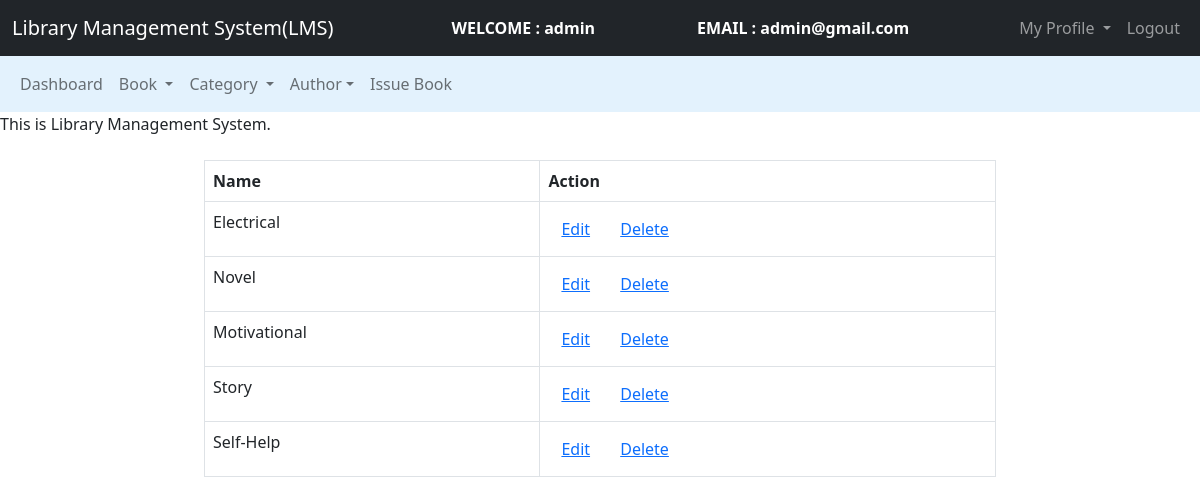
The app's page /Admin/Category/manage_cat.php (signed in) with its own data.
### tables this page shows
CREATE TABLE `category` (
  `cat_id` int(11) NOT NULL,
  `cat_name` varchar(100) NOT NULL
);

### Admin/Category/manage_cat.php (the view, shortened to what this page needs)
<!DOCTYPE html>
<html>
<head>
    <link href="https://cdn.jsdelivr.net/npm/bootstrap@5.0.0-beta2/dist/css/bootstrap.min.css" rel="stylesheet">
</head>
<body>
<nav class="navbar navbar-expand-lg navbar-dark bg-dark">
        <div class="container-fluid">
            <div class="navbar-header">
                <a class="navbar-brand" href="../admin_dashboard.php">Library Management System(LMS)</a>
            </div>
            <font style="color: white">
                <span>
                    <strong>
                        WELCOME : <?php echo $_SESSION['name']; ?></strong>
                </span>
            </font>
            <font style="color: white">
                <span>
                    <strong>
                        EMAIL : <?php echo $_SESSION['email']; ?></strong>
                </span>
            </font>
            <ul class="nav navbar-nav navbar-right">
                <li class="nav-item dropdown">
                    <a class="nav-link dropdown-toggle" data-toggle="dropdown">
                        My Profile
                    </a>
                </li>
                <li class="nav-item"><a class="nav-link" href="../../logout.php">
                        Logout
                    </a></li>
            </ul>
        </div>
    </nav>
    <nav class="navbar navbar-expand-lg navbar-light" style="background-color: #e3f2fd">
        <div class="container-fluid">
            <ul class="nav navbar-nav navbar-center">
                <li class="nav-item">
                    <a href="../admin_dashboard.php" class="nav-link">
                        Dashboard
                    </a>
                </li>
                <li class="nav-item dropdown ">
                    <a class="nav-link dropdown-toggle" data-toggle="dropdown"> Book </a>
                </li>
                <li class="nav-item dropdown ">
                    <a class="nav-link dropdown-toggle" data-toggle="dropdown"> Category </a>
                </li>
                <li class="nav-item dropdown ">
                    <a class="nav-link dropdown-toggle" data-toggle="dropdown"> Author</a>
                </li>
                <li class="nav-item">
                    <a href="../Book/issue_book.php" class="nav-link">
                        Issue Book</a>
                </li>
            </ul>
        </div>
    </nav>
    <span>
        <marquee> This is Library Management System. </marquee>
    </span><br>
    <div class="row">
		<div class="col-md-2"></div>
		<div class="col-md-8">
			<table class="table table-bordered table-hover">
				<thead>
					<tr>
						<th>Name</th>
						<th>Action</th>
					</tr>
				</thead>
				<?php
					$connection = mysqli_connect("localhost","root","");
					$query = "select * from category";
					$query_run = mysqli_query($connection,$query);
					while($row = mysqli_fetch_assoc($query_run)){
						?>
						<tr>
							<td><?php echo $row['cat_name'];?></td>
							<td>
								<button class="btn" name=""><a href="edit_cat.php?cid=<?php echo $row['cat_id'];?>">Edit</a></button>
								<button class="btn" name=""><a href="delete_cat.php?cid=<?php echo $row['cat_id'];?>">Delete</a></button>
							</td>
						</tr>
						<?php
					}
				?>
			</table>
		</div>
		<div class="col-md-2"></div>
	</div>
</body>
</html>

### records on screen
category: cat_name "Electrical"
category: cat_name "Novel"
category: cat_name "Motivational"
category: cat_name "Story"
category: cat_name "Self-Help"

### other values on screen
$_SESSION['name'] "admin"
$_SESSION['email'] "admin@gmail.com"
